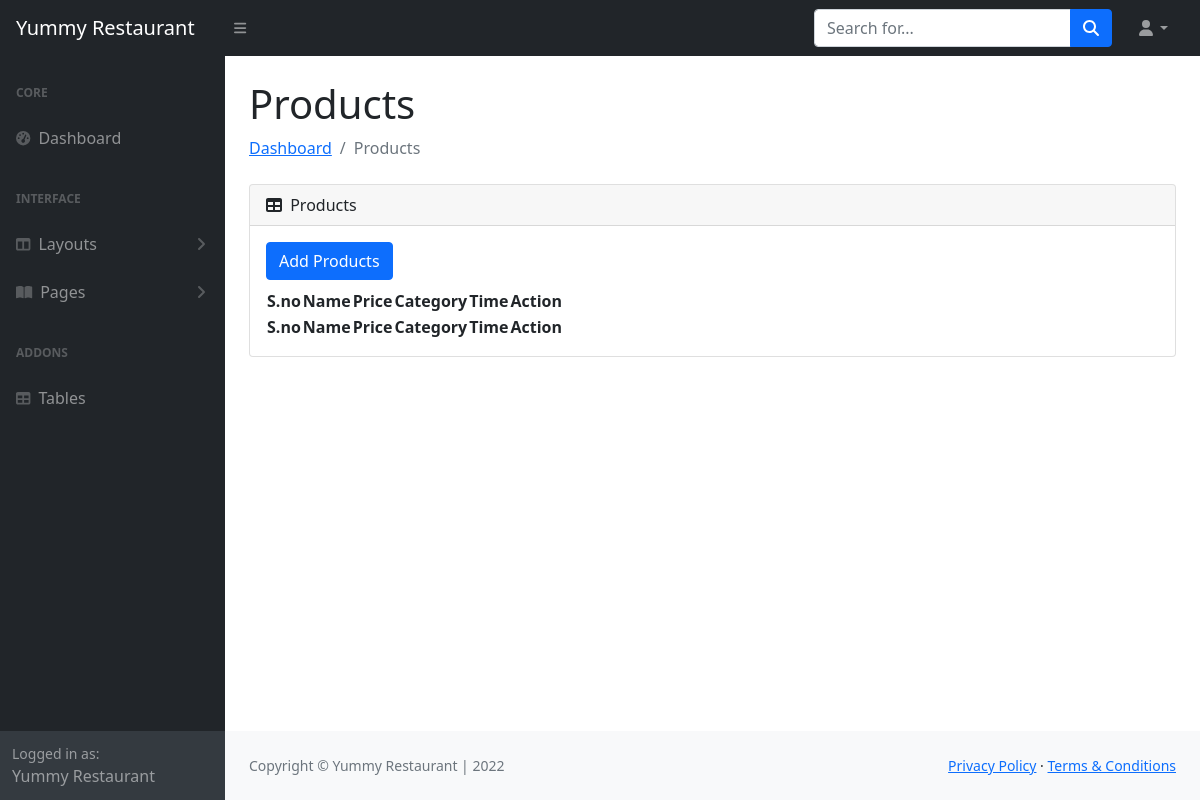
The app's page /admin_panel/php/products.php (signed in), older data.
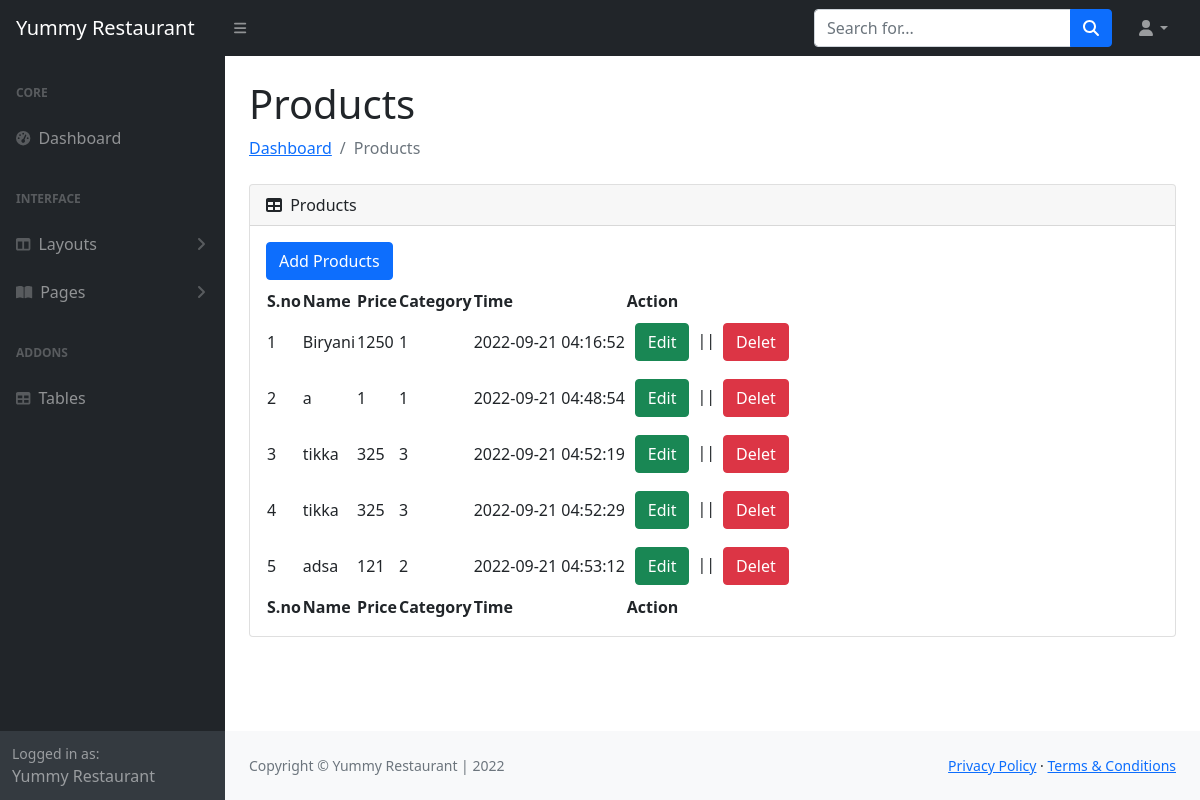
The same page, newer data.
### tables this page shows
CREATE TABLE `products` (
  `id` int(11) NOT NULL,
  `name` varchar(50) NOT NULL,
  `path` text NOT NULL,
  `price` int(25) NOT NULL,
  `cat_id` int(20) NOT NULL,
  `time` datetime NOT NULL DEFAULT current_timestamp()
);

### admin_panel/php/products.php (the view, shortened to what the changed rows need)
<!DOCTYPE html>
<html lang="en">
<head>
    <link href="https://cdn.jsdelivr.net/npm/simple-datatables@latest/dist/style.css" rel="stylesheet" />
    <link href="../css/styles.css" rel="stylesheet" />
</head>
<body class="sb-nav-fixed">
    <div id="layoutSidenav">
        <div id="layoutSidenav_content">
            <main>
                <div class="container-fluid px-4">
                    <h1 class="mt-4">Products</h1>
                    <div class="card mb-4">
                        <div class="card-body">
                            <table id="datatablesSimple">
                                <thead>
                                    <tr>
                                        <th>S.no</th>
                                        <th>Name</th>
                                        <th>Price</th>
                                        <th>Category</th>
                                        <th>Time</th>
                                        <th>Action</th>
                                    </tr>
                                </thead>
                                <tfoot>
                                    <tr>
                                        <th>S.no</th>
                                        <th>Name</th>
                                        <th>Price</th>
                                        <th>Category</th>
                                        <th>Time</th>
                                        <th>Action</th>
                                    </tr>
                                </tfoot>
                                <tbody>
                                    <?php
                                        include "database.php";
                                        $sql = "SELECT * FROM `products`;";
                                        $result = mysqli_query($conn,$sql);
                                        $count = 1;
                                        while($data = mysqli_fetch_assoc($result)){
                                            echo '<tr>
                                            <td>'.$count.'</td>
                                            <td>' . $data['name'] .'</td>
                                            <td>' . $data['price'] .'</td>
                                            <td>' . $data['cat_id'] .'</td>
                                            <td>' . $data['time'] .'</td>
                                            ';
                                            echo " <td><span><button data-id=".$data['id']." class='btn btn-success my-2 mx-2 edit_btn' data-bs-toggle='modal' data-bs-target='#editModal'>Edit</button>||<a href='?delet=".$data['id']."' class='mx-2 btn btn-danger ' >Delet</a></span></td>
                                            </tr>";
                                          $count = $count +1;
                                        }
                                    ?>
                                </tbody>
                            </table>
                        </div>
                    </div>
                </div>
            </main>
        </div>
    </div>
</body>
</html>

Row changes from the older to the newer data that the page shows:
added products: name "Biryani", price "1250", cat "1", time "2022-09-21 04:16:52"
added products: name "a", price "1", cat "1", time "2022-09-21 04:48:54"
added products: name "tikka", price "325", cat "3", time "2022-09-21 04:52:19"
added products: name "tikka", price "325", cat "3", time "2022-09-21 04:52:29"
added products: name "adsa", price "121", cat "2", time "2022-09-21 04:53:12"
